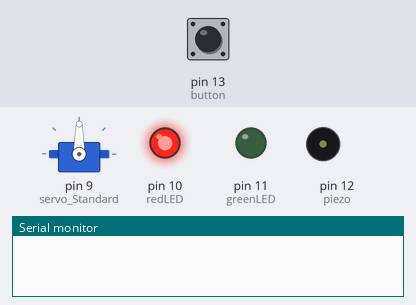
The sketch below on a simulated Arduino Uno, built with avr-gcc and run on an emulated ATmega328P. Shown: servo, output pins drawn as LEDs (lit = HIGH), buzzer (waves = sounding), the last lines printed to the serial monitor. Inputs (shaded band) come from the test bench; at power-on: pin 13 (button) LOW.

Above: at 1.2 s.
1.3 s: pin 13 (button) pulled HIGH for 0.15 s
At 3.42 s:
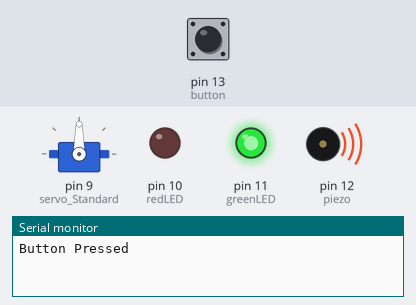
At 4.1 s:
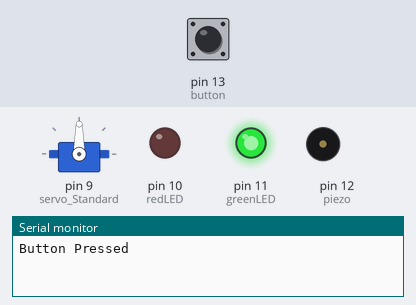
7.4 s: pin 13 (button) pulled HIGH for 1 s
At 16.0 s:
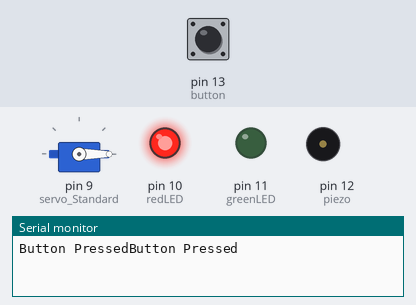
Timing chart, 0 to 17.4 s (numbered marks = the images above; inputs shaded):
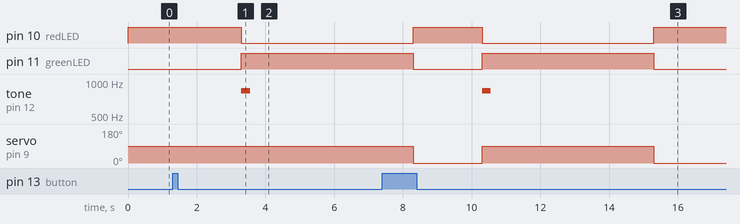

Measured:
- after the input at 1.3 s, pin 10 (redLED): HIGH → LOW after 2.0 s; pin 11 (greenLED): LOW → HIGH after 2.0 s; tone on pin 12 (piezo): silent → 837 Hz after 2.0 s, → silent 0.25 s later
- after the input at 7.4 s, tone on pin 12 (piezo): silent → 837 Hz after 2.9 s, → silent 0.25 s later

The sketch:

Challenge.ino
```cpp
int button = 13;
int redLED = 10;
int greenLED = 11;
int piezo = 12;
bool gate = true;

#include <Servo.h>

Servo servo_Standard;

void setup() {
  pinMode(button,INPUT);
  pinMode(redLED, OUTPUT);
  pinMode(greenLED, OUTPUT);
  servo_Standard.attach(9);
  Serial.begin(9600);
}

void loop() {
  if (gate == true){
    digitalWrite(redLED, HIGH);
    if (digitalRead(button)==HIGH){
      Serial.print("Button Pressed");
      delay(2000);
      tone(piezo, 837.31,250);
       digitalWrite(redLED, LOW);
       digitalWrite(greenLED, HIGH);
      servo_Standard.write(90);
      delay(5000);
      gate = false;
    }
  } else {
    servo_Standard.write(0);
    digitalWrite(redLED, HIGH);
    digitalWrite(greenLED, LOW);
    gate = true;
  }
}
```
